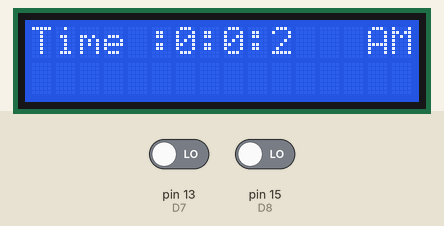
This sketch was run on a simulated Arduino Uno, built with avr-gcc and run on an emulated ATmega328P. On the bench: 16×2 character LCD. Inputs (shaded band) come from the test bench; at power-on: pin 13 (D7) LOW, pin 15 (D8) LOW.

Above: at 1.2 s.
1.3 s: pin 13 (D7) driven HIGH
At 4.0 s:
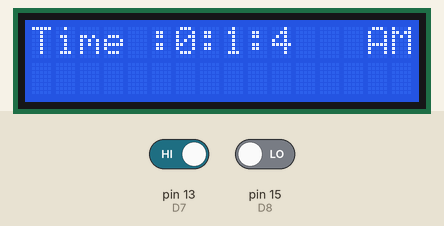
5.4 s: pin 15 (D8) driven HIGH
At 8.4 s:
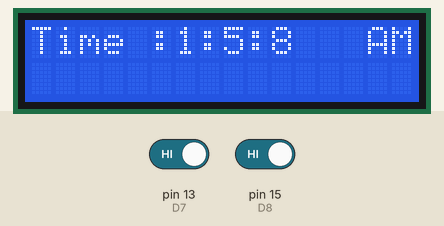
9.5 s: pin 13 (D7) driven LOW
At 11.6 s:
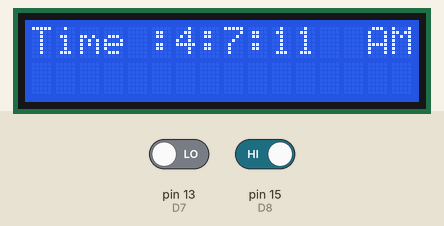
13.3 s: pin 15 (D8) driven LOW
At 15.6 s:
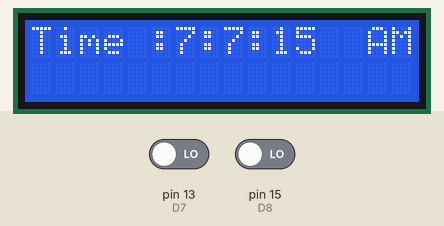
17.3 s: pin 13 (D7) driven HIGH
At 19.6 s:
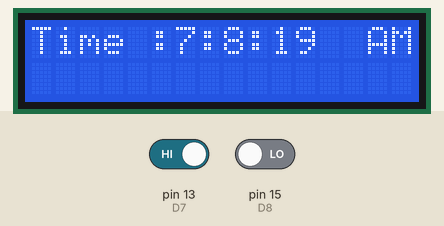
21.4 s: pin 15 (D8) driven HIGH
At 30.9 s:
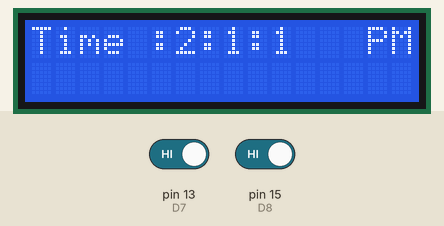
Timing chart, 0 to 32.4 s (numbered marks = the images above; inputs shaded):
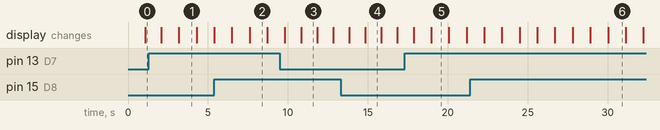

Measured:
- what the display in image 1 shows lasts 1.1 s, from 3.2 s to 4.3 s
- what the display in image 3 shows lasts 1.0 s, from 10.8 s to 11.8 s

The sketch:

clock.ino
```cpp
//Arduino Clock
//Requirements:
/*
 * 1-Arduino Mega or Uno
 * 2-Potentiometer (eg 5K)
 * 3-LCD 16x2
 * 4-Two Push button
 */
//Description:
/*
 * With this code you can make a 12-hours clock by using 16x2 LCD display.
 * Also we can set the time with the help of two push buttons, which controls Hours and Minutes.
 */
//Pin-outs:
 /*
  * Pin outs of Arduino board, 16x2 LCD screen and Ultrasonic sensor is given following:
  * Arduino       ||        LCD
  * ====================================
  * +5V                    VDD or VCC
  * GND                     VSS
  * 8                       RS
  * GND                     RW
  * 9                       E
  * 4                       D4
  * 5                       D5
  * 6                       D6
  * 7                       D7
  * +3.3V                   A
  * GND                     K
  * ====================================
  * Arduino       ||     Potentiometer
  * ====================================
  * +5V                     1st pin
  * GND                     3rd pin
  * ====================================
  * Potentiometer ||        LCD
  * ====================================
  * 2nd pin                 Vo
  * => You can set contrast using Potentiometer
  * ====================================
  * Arduino       ||  Push Button 1
  * ====================================
  * +5V                     1st Pin
  * 10                      2nd Pin
  * ====================================
  * Arduino       ||  Push Button 2
  * ====================================
  * +5V                     1st Pin
  * 11                      2nd Pin
  * ====================================
  */
#include <LiquidCrystal.h>

//mcunode pio to real esp pio
#define D0 16
#define D1 5 // I2C Bus SCL (clock)
#define D2 4 // I2C Bus SDA (data)
#define D3 0
#define D4 2 // Same as "LED_BUILTIN", but inverted logic
#define D5 14 // SPI Bus SCK (clock)
#define D6 12 // SPI Bus MISO
#define D7 13 // SPI Bus MOSI
#define D8 15 // SPI Bus SS (CS)
#define D9 3 // RX0 (Serial console)
#define D10 1 // TX0 (Serial console)
// initialize the library by associating any needed LCD interface pin
// with the arduino pin number it is connected to
//const int rs = 12, en = 11, d4 = 5, d5 = 4, d6 = 3, d7 = 2;
//const int rs = 16,rw = 5, en = 4, d4 = 0, d5 = 2, d6 = 14, d7 = 12;
const int rs = 16, en = 5, d4 = 4, d5 = 0, d6 = 2, d7 = 3;
LiquidCrystal lcd(rs, en, d4, d5, d6, d7);


int button, mode1, mode2, t=2, f, second=0, minutes=0, hours=0;
void setup()
{
  lcd.begin(16,2);
  lcd.clear();
  pinMode(D7,INPUT);
  pinMode(D8,INPUT);
}
void loop()
{
  f=t%2;
  mode1=digitalRead(D7);
  mode2=digitalRead(D8);
  lcd.clear();
  lcd.print("Time : ");
  if(f==0)
  {
    lcd.print("       AM");
  }
  else
  {
    lcd.print("       PM");
  }
  second++;
  if(second>=60)
  {
    second=0;
    minutes++;
  }
  if(minutes>=60)
  {
    second=0;
    minutes=0;
    hours++;
  }
  if(hours>=13)
  {
    second=0;
    minutes=0;
    hours=1;
    t++;
  }
  lcd.setCursor(6,0);
  lcd.print(hours);
  lcd.print(":");
  lcd.print(minutes);
  lcd.print(":");
  lcd.print(second);
  if(mode1==1)
  {
    delay(100);
    minutes++;
  }
  if(mode2==1)
  {
    delay(1000);
    hours++;
  }
  else
  {
    delay(1000);
  }
}
```
